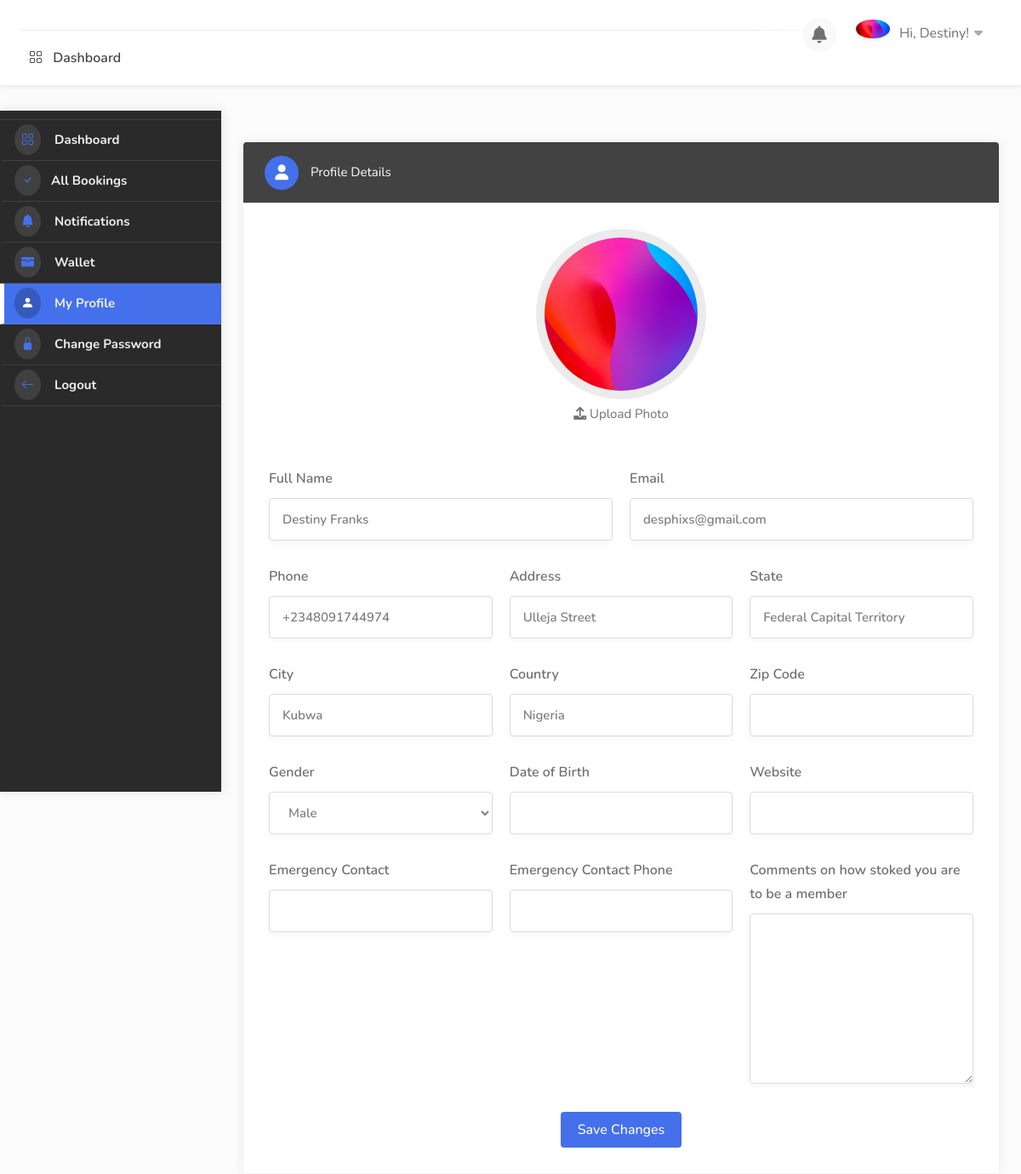
Page /dashboard/profile/ (signed in) on the committed database.
### userauths/models.py (models this page shows, shortened)
class User(AbstractUser):
    full_name = models.CharField(max_length=1000, null=True, blank=True)
    username = models.CharField(max_length=100, null=True, blank=True)
    email = models.EmailField(unique=True)
    phone = models.CharField(max_length=100, null=True, blank=True)
    gender = models.CharField(max_length=100, choices=GENDER, null=True, blank=True)
    otp = models.CharField(max_length=100, null=True, blank=True)
    USERNAME_FIELD = "email"
    REQUIRED_FIELDS = ['username']

class Profile(models.Model):
    pid = ShortUUIDField(length=7, max_length=25, alphabet="abcdefghijklmnopqrstuvxyz123")
    image = models.ImageField(upload_to=user_directory_path, default="default.jpg", null=True, blank=True)
    user = models.OneToOneField(User, on_delete=models.CASCADE)
    full_name = models.CharField(max_length=100, null=True, blank=True)
    phone = models.CharField(max_length=13, null=True, blank=True)
    address = models.CharField(max_length=1000, null=True, blank=True)
    city = models.CharField(max_length=100, null=True, blank=True)
    state = models.CharField(max_length=100, null=True, blank=True)
    country = models.CharField(max_length=100, null=True, blank=True)
    zip_code = models.CharField(max_length=10, null=True, blank=True)
    gender = models.CharField(max_length=100, choices=GENDER, null=True, blank=True)
    date_of_birth = models.DateField(null=True, blank=True)
    website_url = models.URLField(max_length=100, blank=True)
    joining_comments = models.TextField(max_length=2000, blank=True)
    emergency_contact = models.CharField(max_length=100, null=True, blank=True)
    emergency_contact_phone = models.CharField(max_length=13, null=True, blank=True)
    is_primary_member = models.BooleanField(default=True)
    is_spouse_member = models.BooleanField(default=False)
    is_child_member = models.BooleanField(default=False)
    is_employee = models.BooleanField(default=False)
    is_committee_member = models.BooleanField(default=False)
    identity_type = models.CharField(choices=IDENTITY_TYPE, default="drivers_license", max_length=100, null=True, blank=True)
    identity_image = models.ImageField(upload_to=user_directory_path, default="id.jpg", null=True, blank=True)
    wallet = models.DecimalField(decimal_places=2, max_digits=12, default=0.00)
    verified = models.BooleanField(default=False)
    date = models.DateTimeField(auto_now_add=True, null=True, blank=True)
    class Meta:
        ordering = ["-date"]

### user_dashboard/views.py (the view)
# urls.py: path("profile/", views.profile, name="profile"),
@login_required
def profile(request):
    profile = Profile.objects.get(user=request.user)
    if request.method == "POST":
        u_form = UserUpdateForm(request.POST, instance=request.user)
        p_form = ProfileUpdateForm(request.POST, request.FILES, instance=request.user.profile)
        if u_form.is_valid() and p_form.is_valid():
            u_form.save()
            p_form.save()
            messages.success(request, "Profile Updated Successfully")
            return redirect("dashboard:profile")
    else:
        u_form = UserUpdateForm(instance=request.user)
        p_form = ProfileUpdateForm(instance=request.user.profile)
    context = {
        "profile":profile,
        "u_form":u_form,
        "p_form":p_form,
    }
    return render(request, "user_dashboard/profile.html", context)

### userauths/forms.py
class UserUpdateForm(forms.ModelForm):
    class Meta:
        model = User
        fields = ['email']

class ProfileUpdateForm(forms.ModelForm):
    class Meta:
        model = Profile
        fields = [
            'image',
            'full_name',
            'phone',
            'address',
            'city',
            'state',
            'country',
            'zip_code',
            'gender',
            'date_of_birth',
            'emergency_contact',
            'emergency_contact_phone',
            'is_primary_member',
            'website_url',
            'joining_comments',
            'identity_type',
            'identity_image',
        ]
        widgets = {
            'image': FileInput(attrs={'onchange': 'loadFile(event)', 'class':'upload'}),
        }

### hotel/context_processor.py (called while the page is built)
def default(request):
    if 'selection_data_obj' in request.session:
        total_selected_items = len(request.session['selection_data_obj'])
    else:
        total_selected_items = 0
    try:
        noti = Notification.objects.filter(user=request.user, seen=False)
    except:
        noti = None
    return {
        "total_selected_items": total_selected_items,
        "noti": noti,
    }

### templates/user_dashboard/profile.html (shortened to what this page needs)
{% extends 'partials/dashboard_base.html' %}
{% load static %}
{% block content %}
    <div id="dashboard">
        {% include 'partials/dashboard_sidebar.html' %}
        <div class="utf_dashboard_content">
            <div class="row">
                <div class="col-lg-12 col-md-12">
                  <div class="utf_dashboard_list_box margin-top-0">
                    <h4 class="gray"><i class="fas fa-user"></i> Profile Details</h4>
                    <div class="utf_dashboard_list_box-static">
                      <div class="my-profile">
                        <form class="row with-forms" method="POST" enctype="multipart/form-data">
                            <div class="col-md-12">
                                <div class="edit-profile-photo">
                                    <img id="profile_image_preview" src="{{request.user.profile.image.url}}" style="width: 200px; height: 200px; object-fit: cover;" alt="">
                                    <div class="photoUpload">
                                        <span><i class="fa fa-upload"></i> Upload Photo</span>
                                      </div>
                                  </div>
                            </div>
                            <div class="col-md-6">
                                <label>Full Name</label>
                                {{p_form.full_name}}
                            </div>
                            <div class="col-md-6">
                                <label>Email</label>
                                {{u_form.email}}
                            </div>
                            <div class="col-md-4">
                                <label>Phone</label>
                                {{p_form.phone}}
                            </div>
                            <div class="col-md-4">
                                <label>Address</label>
                                {{p_form.address}}
                            </div>
                            <div class="col-md-4">
                                <label>State</label>
                                {{p_form.state}}
                            </div>
                            <div class="col-md-4">
                                <label>City</label>
                                {{p_form.city}}
                            </div>
                            <div class="col-md-4">
                                <label>Country</label>
                                {{p_form.country}}
                            </div>
                            <div class="col-md-4">
                                <label>Zip Code</label>
                                {{p_form.zip_code}}
                            </div>
                            <div class="col-md-4">
                                <label>Gender</label>
                                {{p_form.gender}}
                            </div>
                            <div class="col-md-4">
                                <label>Date of Birth</label>
                                {{p_form.date_of_birth}}
                            </div>
                            <div class="col-md-4">
                                <label>Website</label>
                                {{p_form.website_url}}
                            </div>
                            <div class="col-md-4">
                                <label>Emergency Contact</label>
                                {{p_form.emergency_contact}}
                            </div>
                            <div class="col-md-4">
                                <label>Emergency Contact Phone</label>
                                {{p_form.emergency_contact_phone}}
                            </div>
                            <div class="col-md-4">
                                <label>Comments on how stoked you are to be a member</label>
                                {{p_form.joining_comments}}
                            </div>
                            <div class="col-md-12">
                                <button class="button preview btn_center_item margin-top-15" type="submit">Save Changes</button>
                            </div>
                          </form>
                      </div>
                    </div>
                  </div>
                </div>
            </div>
        </div>
    </div>
{% endblock content %}

### templates/partials/dashboard_base.html (shortened to what this page needs)
{% load static %}
<!DOCTYPE html>
<html lang="zxx">
<head>
    <link rel="stylesheet" href="{% static 'css/stylesheet.css' %}">
    <link rel="stylesheet" href="{% static 'css/mmenu.css' %}">
    <link rel="stylesheet" href="{% static 'css/perfect-scrollbar.css' %}">
    <link rel="stylesheet" href="{% static 'css/style.css' %}" id="colors">
    <link rel="stylesheet" href="https://cdn.jsdelivr.net/npm/bootstrap-icons@1.10.5/font/bootstrap-icons.css">
    <link rel="stylesheet" href="https://cdnjs.cloudflare.com/ajax/libs/font-awesome/4.7.0/css/font-awesome.css" />
    <link rel="stylesheet" href="https://cdnjs.cloudflare.com/ajax/libs/font-awesome/6.0.0/css/all.min.css" />
    <link rel="stylesheet" href="https://cdn.jsdelivr.net/npm/@mdi/font@7.2.96/css/materialdesignicons.min.css">
    <link href='https://unpkg.com/boxicons@2.1.4/css/boxicons.min.css' rel='stylesheet'>
    <link rel="stylesheet" href="https://cdn.jsdelivr.net/npm/remixicon-ligatures@2.5.0/fonts/remixicon.min.css">
    <link href="https://cdn.jsdelivr.net/npm/remixicon@2.2.0/fonts/remixicon.css" rel="stylesheet">
</head>
<body>
    <div id="main_wrapper">
        <header id="header_part" class="fixed fullwidth_block dashboard">
            <div id="header" class="not-sticky">
                <div class="container">
                    <div class="utf_left_side">
                        <nav id="navigation" class="style_one">
                            <ul id="responsive">
                                <li><a href="{% url 'dashboard:dashboard' %}"> <i class="bi bi-grid"></i> Dashboard</a></li>
                            </ul>
                        </nav>
                        <div class="clearfix"></div>
                    </div>
                    <div class="utf_right_side">
                        <div class="header_widget">
                            <div class="dashboard_header_button_item {% if noti %} has-noti {% endif %} js-item-menu">
                                <i class="fas fa-bell"></i>
                            </div>
                            <div class="utf_user_menu">
                                <div class="utf_user_name"><span><img src="{{request.user.profile.image.url}}" alt=""></span>Hi, {{request.user.username|title}}!</div>
                            </div>
                        </div>
                    </div>
                </div>
            </div>
        </header>
        {% block content %}
        {% endblock content %}
    </div>
</body>
</html>

### static/css/mmenu.css (style rules this page uses)
:root { --mm-line-height: 20px; --mm-listitem-size: 44px; --mm-navbar-size: 44px; --mm-offset-top: 0; --mm-offset-right: 0; --mm-offset-bottom: 0; --mm-offset-left: 0; --mm-color-border: rgba(0, 0, 0, 0.1); --mm-color-button: rgba(0, 0, 0, 0.3); --mm-color-text: rgba(0, 0, 0, 0.75); --mm-color-text-dimmed: rgba(0, 0, 0, 0.3); --mm-color-background: #f3f3f3; --mm-color-background-highlight: rgba(0, 0, 0, 0.05); --mm-color-background-emphasis: rgba(255, 255, 255, 0.4); --mm-shadow: 0 0 10px rgba(0, 0, 0, 0.3) }

### static/css/style.css (style rules this page uses)
a { color: #007BFF; text-decoration: none; font-weight: bold; display: inline-flex; align-items: center; }
a i { margin-right: 8px; }
body { color: #707070; font-size: 15px; line-height: 28px; background-color: #fff; }
body, h1, h2, h3, h4, h5, h6, input[type="text"], input[type="password"], input[type="email"], textarea, select, input[type="button"], input[type="submit"], button, #tiptip_content, .map-box p, .map-box div, .numerical-rating .utf_counter_star_rating, body .nav_responsive i.menu-trigger:after { font-family: 'Nunito', sans-serif; text-transform: none; }
h1, h2, h3, h4, h5, h6 { color: #323232; }
* { margin: 0px; padding: 0px; box-sizing: border-box; }
ul, li { margin: 0px; list-style-type: none; }
label { display: block; margin: 0; }

### rows in the picture
User: user.profile.image (picture), user.username "Destiny", email "desphixs@gmail.com"
Profile: full_name "Destiny Franks", phone "+2348091744974", address "Ulleja Street", state "Federal Capital Territory", city "Kubwa", country "Nigeria", gender "Male"
